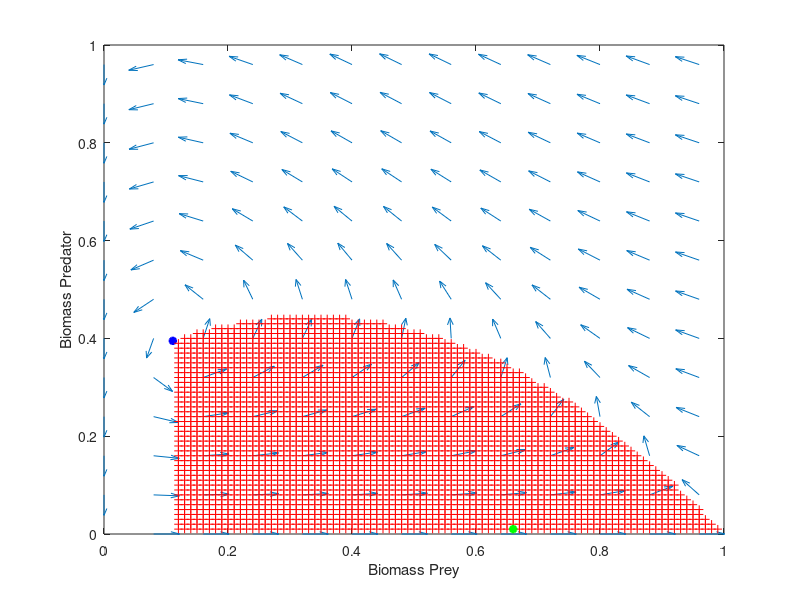
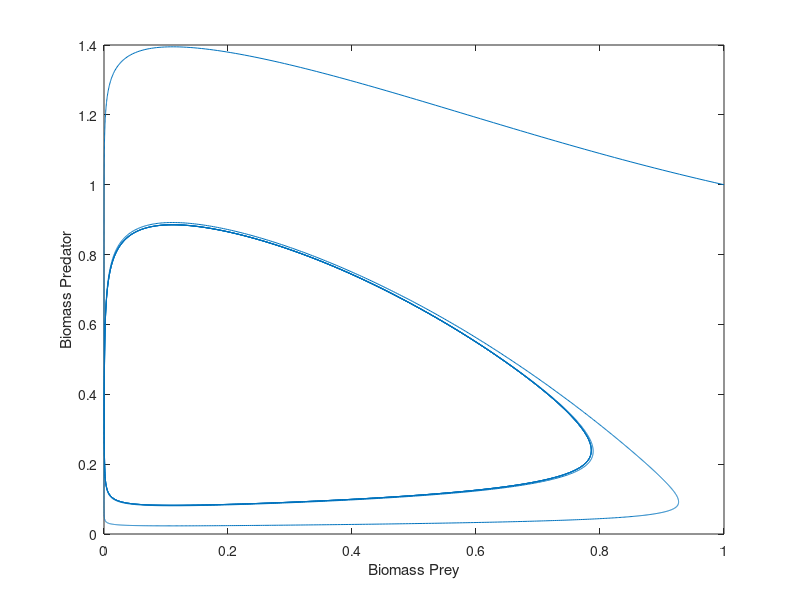
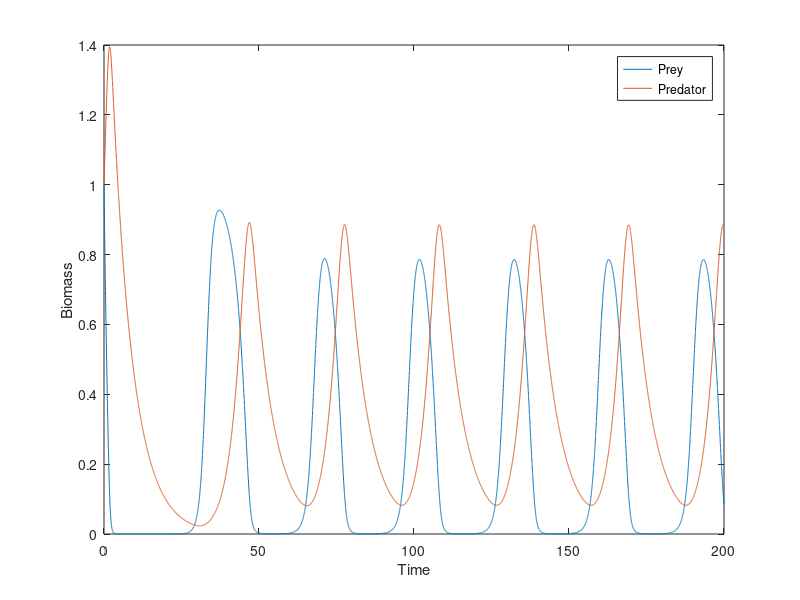

MATLAB code to generate these figures, in order:
%Quiver plot for the deter
clear all
clc

%Construct the grid
[x,y] = meshgrid(0:0.08:1,0:0.08:1);

%initial conditions
Cmax=1;
K=1;
beta=3;
r=1;
dr=0.15;
epsilon=0.6;

%If the pareto optimality is to be plotted, then the price is changed to
%vectors
prHVec=1;%[1,2];%2; %
prCVec=1;%linspace(0,3,1000);

Feed=Cmax*beta.*x.*y./(beta.*x+Cmax);
N = r.*x.*(1-x./K)-Feed;
P = epsilon.*Feed-dr.*y;

%normalize the poopulation dynamics so the arrows in the quiver plot are
%equal in length
N_norm=N./sqrt(N.^2+P.^2);
P_norm=P./sqrt(N.^2+P.^2);

%plotting the quiver plot
figure
quiver(x,y,N_norm,P_norm,0.4)

hold on
%Plotting the equilbirium point manually
plot(0.111,0.395,'b*','LineWidth',2)
% plot(0.6667,0.3333,'b*','LineWidth',2)
axis([0 1 0 1])
xlabel('Biomass Prey')
ylabel('Biomass Predator')

%grid
x=0:0.01:1;
%sizecontrol
a=length(x);

Feed=@(x,y) Cmax*beta*x*y/(beta*x+Cmax);
prey=@(x,y) r*x*(1-x/K)-Feed(x,y);
pred=@(x,y) Feed(x,y)*epsilon-dr*y;

hold on

%adding the sustainable zone for the prey and predator to the quiver plot
for i=1:a
    for j=1:a
        %dN/dt
        N(i,j)=prey(x(i),x(j));
        %dNP/dt
        P(i,j)=pred(x(i),x(j));
        if max(N(i,j),0) && max(P(i,j),0) > 0
            plot(x(i),x(j),'r+')%,'LineWidth',1)
        end
        
    end
end

%Finding the optimal profit state for the deterministic model
maxProfit=zeros(length(prHVec),length(prCVec));
for g=1:length(prHVec)
    for h=1:length(prCVec)
        %find the highest profit
        profit=zeros(a,a);
        for i=1:a
            for j=1:a
                if max(N(i,j),0) && max(P(i,j),0) > 0
                    profit(i,j)=prHVec(g)*sqrt(N(i,j)*i)+prCVec(h)*sqrt(P(i,j)*j);
                end
            end
        end
        maxProfit(g,h)=max(max(profit));
        search=find(profit==max(max(profit)));
        [x1,y1]=ind2sub(size(profit),search);
        plot(x(x1),x(y1),'g*','LineWidth',2)
        
        fprintf('Optimal profit state: x=%2.3f, y=%2.3f',x(x1),x(y1))
        fprintf('Prey surplus produced in the state: %2.3f',prey(x(x1),x(y1)))
        fprintf('Predator surplus produced in the state: %2.3f',pred(x(x1),x(y1)))
        fprintf('The instantaneous profit in the state: %2.3f',profit(x1,y1))
        

    end
end



%plotting the population dynamics for the deterministic system

P0=1;%number of predators
N0=1;%number of preys
tspan=linspace(0,200,10000);

%Solving the deterministic Rosenzweig-MacArthur model with a built in solver
odefun=@(tspan,x)[r*x(1)*(1-x(1)/K)-(Cmax*beta*x(1)*x(2)/(beta*x(1)+Cmax));epsilon*(Cmax*beta*x(1)*x(2)/(beta*x(1)+Cmax))-dr*x(2)];
[~,NP] = ode45(odefun,tspan,[N0,P0]);

N=NP(:,1);
P=NP(:,2);
figure
plot(N,P)
xlabel('Biomass Prey')
ylabel('Biomass Predator')

figure
plot(tspan,N)
hold on
plot(tspan,P)
xlabel('Time')
ylabel('Biomass')
legend('Prey','Predator')




